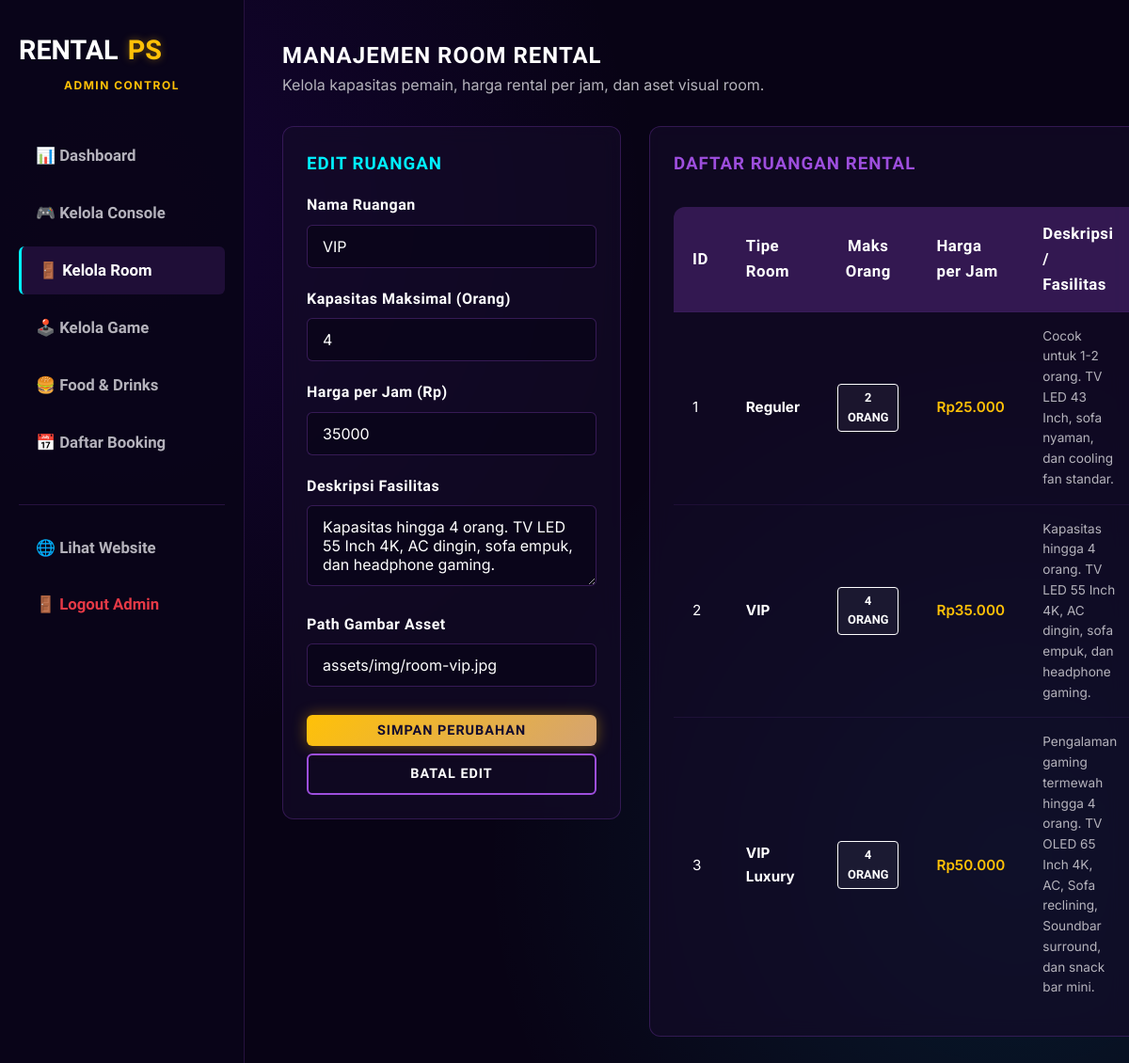
The app's page /admin/rooms.php?edit=2 (signed in) with its own data.
### tables this page shows
CREATE TABLE IF NOT EXISTS `rooms` (
  `id` INT AUTO_INCREMENT PRIMARY KEY,
  `name` VARCHAR(50) NOT NULL,
  `max_people` INT NOT NULL,
  `price_per_hour` DECIMAL(10, 2) NOT NULL,
  `description` TEXT,
  `image` VARCHAR(255) NOT NULL,
  `created_at` TIMESTAMP DEFAULT CURRENT_TIMESTAMP
);

### config/database.php (called while the page is built, shortened)
<?php
function sanitize($data) {
    return htmlspecialchars($data, ENT_QUOTES, 'UTF-8');
}
function format_rupiah($number) {
    return 'Rp' . number_format($number, 0, ',', '.');
}
?>

### admin/rooms.php (the view, shortened to what this page needs)
<?php
require_once dirname(__DIR__) . '/config/database.php';
$edit_mode = false;
$edit_name = '';
$edit_max_people = 2;
$edit_price_per_hour = 25000;
$edit_description = '';
$edit_image = 'assets/img/room-regular.jpg';
if (isset($_GET['edit'])) {
    $edit_mode = true;
    $edit_id = intval($_GET['edit']);
    $stmt_fetch = $db->prepare("SELECT * FROM rooms WHERE id = ?");
    $stmt_fetch->execute([$edit_id]);
    $r_edit = $stmt_fetch->fetch();
    if ($r_edit) {
        $edit_name = $r_edit['name'];
        $edit_max_people = intval($r_edit['max_people']);
        $edit_price_per_hour = floatval($r_edit['price_per_hour']);
        $edit_description = $r_edit['description'];
        $edit_image = $r_edit['image'];
    } else {
        $edit_mode = false;
    }
}
try {
    $rooms = $db->query("SELECT * FROM rooms ORDER BY id ASC")->fetchAll();
} catch (PDOException $e) {
    die("Database query error: " . $e->getMessage());
}
?>
<!DOCTYPE html>
<html lang="id">
<head>
    <link rel="stylesheet" href="../assets/css/style.css">
</head>
<body>
    <div class="admin-layout">
        <?php include_once __DIR__ . '/sidebar.php'; ?>
        <main class="admin-main">
            <div class="admin-header">
                <div>
                    <h2>Manajemen Room Rental</h2>
                    <p class="text-muted">Kelola kapasitas pemain, harga rental per jam, dan aset visual room.</p>
                </div>
            </div>
            <div class="payment-grid" style="grid-template-columns: 360px 1fr;">
                <div>
                    <div class="card">
                        <h3 class="text-cyan mb-3"><?= $edit_mode ? 'Edit Ruangan' : 'Tambah Ruangan Baru' ?></h3>
                        <form action="rooms.php" method="POST">
                            <div class="form-group">
                                <label for="name" class="form-label">Nama Ruangan</label>
                                <input type="text" id="name" name="name" class="form-control" placeholder="Contoh: VIP Premium" required value="<?= sanitize($edit_mode ? $edit_name : '') ?>">
                            </div>
                            <div class="form-group">
                                <label for="max_people" class="form-label">Kapasitas Maksimal (Orang)</label>
                                <input type="number" id="max_people" name="max_people" class="form-control" placeholder="Maksimal orang" min="1" required value="<?= $edit_mode ? $edit_max_people : 2 ?>">
                            </div>
                            <div class="form-group">
                                <label for="price_per_hour" class="form-label">Harga per Jam (Rp)</label>
                                <input type="number" id="price_per_hour" name="price_per_hour" class="form-control" placeholder="Harga dalam Rp" min="1000" step="1000" required value="<?= $edit_mode ? $edit_price_per_hour : 25000 ?>">
                            </div>
                            <div class="form-group">
                                <label for="description" class="form-label">Deskripsi Fasilitas</label>
                                <textarea id="description" name="description" class="form-control" rows="3" placeholder="Fasilitas AC, TV Size, Sofa..."><?= sanitize($edit_mode ? $edit_description : '') ?></textarea>
                            </div>
                            <div class="form-group">
                                <label for="image" class="form-label">Path Gambar Asset</label>
                                <input type="text" id="image" name="image" class="form-control" placeholder="assets/img/room-vip.jpg" required value="<?= sanitize($edit_mode ? $edit_image : 'assets/img/room-regular.jpg') ?>">
                            </div>
                            <button type="submit" class="btn btn-secondary btn-sm" style="width: 100%; margin-top: 10px;">
                                <?= $edit_mode ? 'Simpan Perubahan' : 'Tambah Ruangan' ?>
                            </button>
                            <?php if ($edit_mode): ?>
                                <a href="rooms.php" class="btn btn-outline btn-sm" style="width: 100%; margin-top: 8px; text-align: center; display: block;">Batal Edit</a>
                            <?php endif; ?>
                        </form>
                    </div>
                </div>
                <div>
                    <div class="card" style="padding: 25px;">
                        <h3 class="text-purple mb-3">Daftar Ruangan Rental</h3>
                        <div class="table-responsive">
                            <table class="custom-table" style="background: transparent;">
                                <thead>
                                    <tr>
                                        <th style="width: 60px;">ID</th>
                                        <th>Tipe Room</th>
                                        <th style="text-align: center;">Maks Orang</th>
                                        <th>Harga per Jam</th>
                                        <th>Deskripsi / Fasilitas</th>
                                    </tr>
                                </thead>
                                <tbody>
                                    <?php foreach ($rooms as $r): ?>
                                        <tr>
                                            <td><?= $r['id'] ?></td>
                                            <td><strong><?= sanitize($r['name']) ?></strong></td>
                                            <td style="text-align: center;"><span class="badge badge-pending" style="color:#fff; border-color:#fff; background:rgba(255,255,255,0.05);"><?= $r['max_people'] ?> Orang</span></td>
                                            <td class="text-gold" style="font-weight:600;"><?= format_rupiah($r['price_per_hour']) ?></td>
                                            <td style="max-width: 250px; font-size: 0.85rem;" class="text-muted"><?= sanitize($r['description']) ?></td>
                                        </tr>
                                    <?php endforeach; ?>
                                </tbody>
                            </table>
                        </div>
                    </div>
                </div>
            </div>
        </main>
    </div>
</body>
</html>

### assets/css/style.css (style rules this page uses)
:root { --bg-dark: #080315; --bg-card: rgba(20, 12, 40, 0.65); --bg-card-hover: rgba(30, 18, 60, 0.85); --bg-input: rgba(10, 5, 25, 0.8); --primary: #9d4edd; --primary-glow: rgba(157, 78, 221, 0.5); --secondary: #ffc107; --secondary-glow: rgba(255, 193, 7, 0.4); --cyan: #00f0ff; --cyan-glow: rgba(0, 240, 255, 0.4); --text-light: #ffffff; --text-muted: #b5b3bc; --text-dark: #120b2e; --border-glass: 1px solid rgba(157, 78, 221, 0.25); --border-glass-hover: 1px solid rgba(0, 240, 255, 0.5); --radius-sm: 6px; --radius-md: 12px; --radius-lg: 20px; --transition: all 0.3s cubic-bezier(0.25, 0.8, 0.25, 1); --font-heading: 'Rajdhani', sans-serif; --font-body: 'Inter', sans-serif; }
* { margin: 0; padding: 0; box-sizing: border-box; }
body { background-color: var(--bg-dark); color: var(--text-light); font-family: var(--font-body); line-height: 1.6; overflow-x: hidden; min-height: 100vh; display: flex; flex-direction: column; background-image: radial-gradient(circle at 10% 20%, rgba(93, 12, 228, 0.15) 0%, transparent 40%), radial-gradient(circle at 90% 80%, rgba(0, 240, 255, 0.1) 0%, transparent 40%); background-attachment: fixed; }
h1, h2, h3, h4, h5, h6 { font-family: var(--font-heading); font-weight: 700; letter-spacing: 1px; text-transform: uppercase; }
a { color: inherit; text-decoration: none; transition: var(--transition); }
.text-gold { color: var(--secondary); }
.text-cyan { color: var(--cyan); }
.text-purple { color: var(--primary); }
.text-muted { color: var(--text-muted); }
.btn { display: inline-flex; align-items: center; justify-content: center; padding: 12px 28px; font-family: var(--font-heading); font-size: 1.1rem; font-weight: 700; text-transform: uppercase; border-radius: var(--radius-sm); border: none; cursor: pointer; transition: var(--transition); position: relative; overflow: hidden; letter-spacing: 1px; }
.btn-secondary { background: linear-gradient(135deg, var(--secondary) 0%, #d4a373 100%); color: var(--text-dark); box-shadow: 0 0 15px var(--secondary-glow); }
.btn-outline { background: transparent; color: var(--text-light); border: 2px solid var(--primary); }
.btn-sm { padding: 8px 16px; font-size: 0.9rem; }
.card { background: var(--bg-card); border: var(--border-glass); border-radius: var(--radius-md); padding: 25px; backdrop-filter: blur(10px); -webkit-backdrop-filter: blur(10px); transition: var(--transition); position: relative; overflow: hidden; }
.form-group { margin-bottom: 20px; }
.form-label { display: block; margin-bottom: 8px; font-family: var(--font-heading); font-weight: 600; font-size: 1rem; letter-spacing: 0.5px; color: var(--text-light); }
.form-control { width: 100%; background-color: var(--bg-input); border: 1px solid rgba(157, 78, 221, 0.3); border-radius: var(--radius-sm); padding: 12px 16px; color: var(--text-light); font-family: var(--font-body); font-size: 1rem; transition: var(--transition); }
.form-control::placeholder { color: rgba(255, 255, 255, 0.3); }
.table-responsive { overflow-x: auto; width: 100%; }
.custom-table { width: 100%; border-collapse: collapse; background: var(--bg-card); border-radius: var(--radius-md); overflow: hidden; margin-top: 15px; text-align: left; }
.custom-table th { background: rgba(157, 78, 221, 0.25); padding: 15px 20px; font-family: var(--font-heading); font-size: 1.05rem; font-weight: 700; letter-spacing: 0.5px; border-bottom: 1px solid rgba(157, 78, 221, 0.3); }
.custom-table td { padding: 15px 20px; border-bottom: 1px solid rgba(157, 78, 221, 0.1); font-size: 0.95rem; vertical-align: middle; }
.custom-table tr:last-child td { border-bottom: none; }
.badge { display: inline-block; padding: 4px 10px; border-radius: 4px; font-size: 0.8rem; font-weight: 700; text-transform: uppercase; font-family: var(--font-heading); }
.badge-pending { background: rgba(255, 193, 7, 0.15); color: var(--secondary); border: 1px solid var(--secondary); }
.payment-grid { display: grid; grid-template-columns: 1.2fr 0.8fr; gap: 30px; }
.admin-layout { display: grid; grid-template-columns: 260px 1fr; min-height: 100vh; }
.admin-main { padding: 40px; overflow-y: auto; }
.admin-header { display: flex; justify-content: space-between; align-items: center; margin-bottom: 30px; }
.mb-3 { margin-bottom: 15px; }

### records on screen
rooms: name "VIP", max_people "4", price_per_hour "35000", description "Kapasitas hingga 4 orang. TV LED 55 Inch 4K, AC dingin, sofa empuk, dan headphone gaming.", image "assets/img/room-vip.jpg", id "2", price_per_hour "Rp35.000"
rooms: id "1", name "Reguler", max_people "2", price_per_hour "Rp25.000", description "Cocok untuk 1-2 orang. TV LED 43 Inch, sofa nyaman, dan cooling fan standar."
rooms: id "3", name "VIP Luxury", max_people "4", price_per_hour "Rp50.000", description "Pengalaman gaming termewah hingga 4 orang. TV OLED 65 Inch 4K, AC, Sofa reclining, Soundbar surround, dan snack bar mini."
